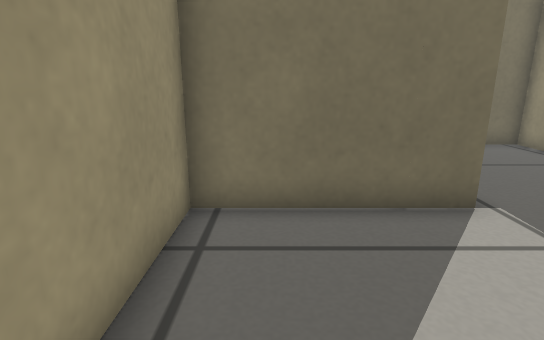
View 1 (above)

13 first-person views from a walk through a world built for the Gazebo simulator. The camera is 0.42 m above the floor, tilts 14° down and sees 80° across. The floor is counted in squares, 0.2 m on a side. Each view is taken from the middle of a square. On the plan, view 1 faces up. The plan holds only what a view shows up to about 18 squares ahead; the rest is blank.

View 2
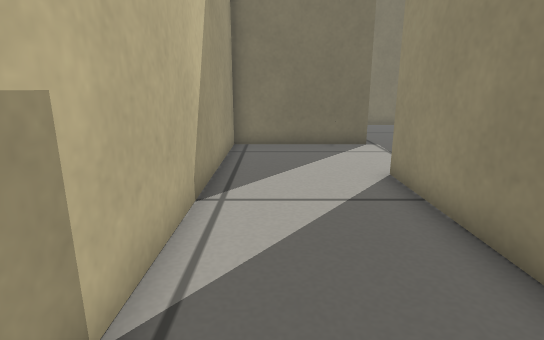

View 3
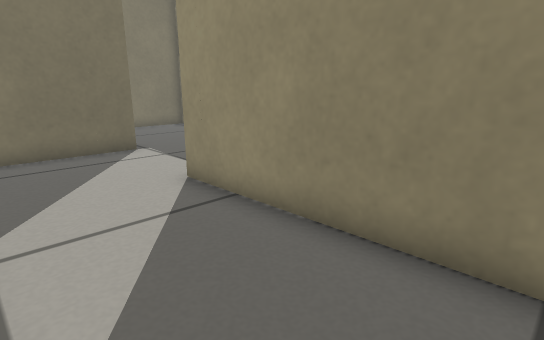

View 4
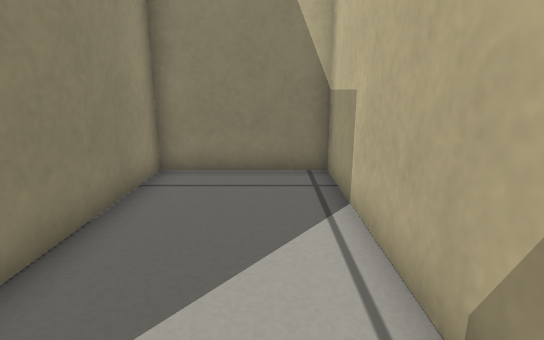

View 5
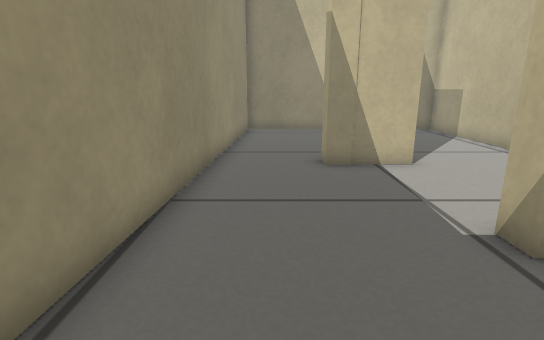

View 6
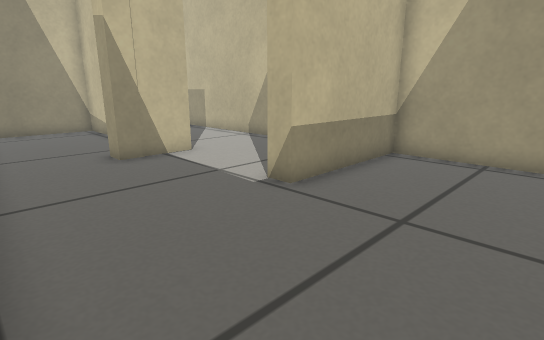

View 7
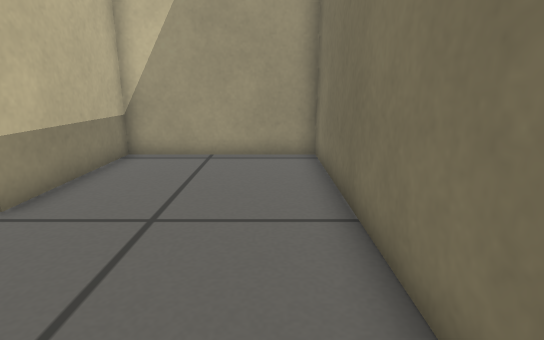

View 8
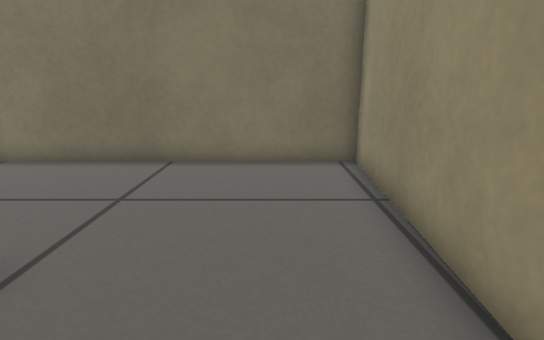

View 9
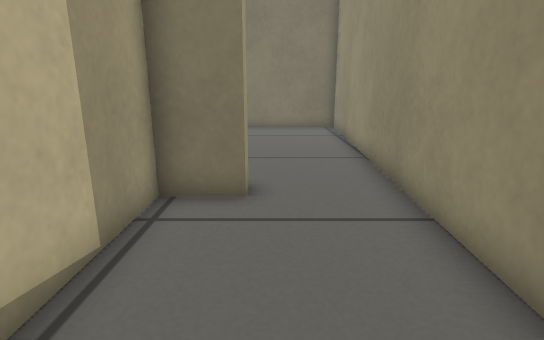

View 10
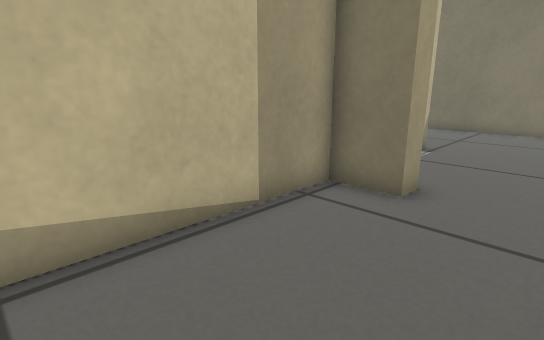

View 11
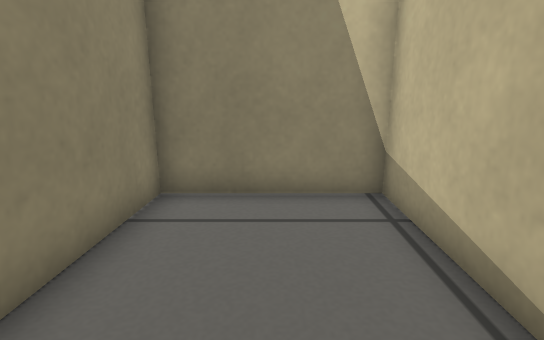

View 12
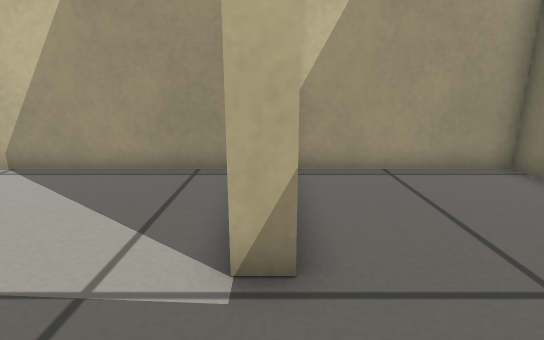

View 13
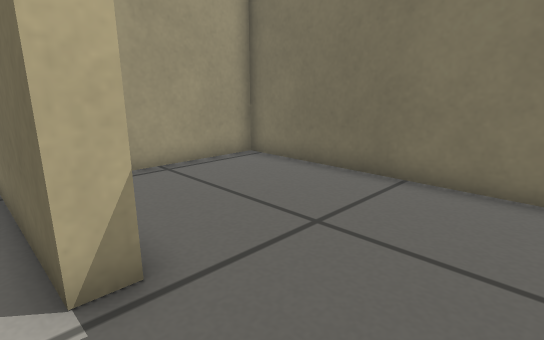

### Floor plan
Ten units are one square. View 1 is at (0, 0); x grows to the right and y downward. Boxes are objects, and circles mark ways between rooms. Rooms are numbered by the first view taken in them; rooms with no view inside come last. Other rooms are left out.
<svg viewBox="-20 -129 120 208">
<path fill="none" stroke="#000" d="M37 -55 -15 -55 -15 74 30 74 30 -9M91 -55 95 -124 -15 -124 -15 -63 37 -63 37 -55M30 -9 55 -9 55 -2 37 -2 37 74 83 74 91 -55"/>
<circle cx="30" cy="-35" r="3" fill="#2a7"/>
<circle cx="60" cy="-60" r="3" fill="#2a7"/>
<text x="10" y="10">1</text>
<text x="40" y="-90">2</text>
<text x="60" y="10">3</text>
</svg>
Room 1 opens to room 3. Room 2 opens to room 3.

Where each view was taken, in squares from view 1:
view 1: 0 up, 0 right, facing up
view 2: 7 down, 0 right, facing up
view 3: 6 down, 1 left, facing up-right
view 4: 1 up, 0 right, facing down
view 5: 10 up, 7 right, facing down
view 6: 11 up, 9 right, facing down-left
view 7: 11 up, 9 right, facing left
view 8: 3 up, 7 right, facing up
view 9: 6 down, 6 right, facing up
view 10: 6 down, 8 right, facing up-left
view 11: 1 down, 6 right, facing down
view 12: 6 up, 7 right, facing left
view 13: 5 up, 7 right, facing up-left
